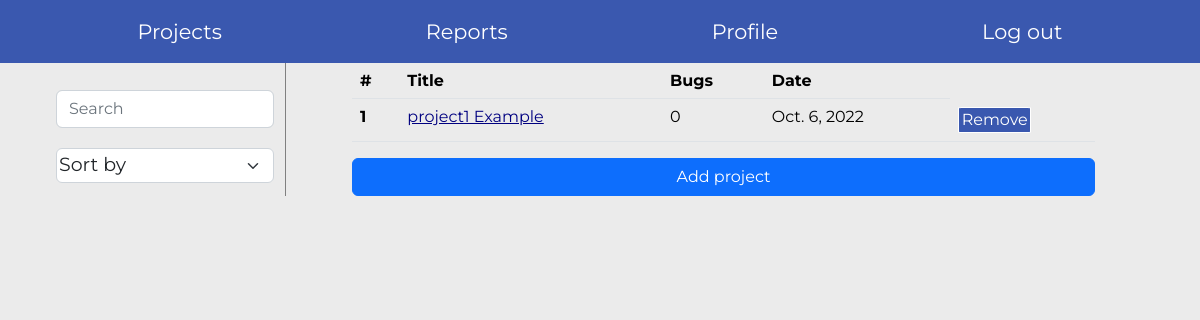
The page /home on the database its author committed.
### project/models.py (models this page shows, shortened)
class project(models.Model):
	name = models.CharField(max_length = 40)
	date_added = models.DateField()
	bugs_count = models.IntegerField()

### project/views.py (the view, shortened to what this page needs)
# urls.py: path('home',home , name="home"),
def home(request):
	projects = project.objects.all();
	context = {"projects":projects}
	return render(request , "home.html" , context)

### templates/home.html (shortened to what this page needs)
{% extends "base.html" %}
{% load static %}
{% block css_files %}
<link rel="stylesheet" href="{% static 'bootstrap.min.css' %}">
<link rel="stylesheet" href="{% static 'base.css' %}">
<link rel="stylesheet" href="{% static 'home.css' %}">
{% endblock %}
{% block content %}
<div class="container" id="home_body">
	<div  id="filters">
		<div class="mt-3">
			<div class="mb-3">
				<input type="text" class="form-control" id="search_input" placeholder="Search" aria-describedby="text">
			</div>
		</div>
		<div>
			<div>
				<select class="form-select" id="sort_select" aria-label="Default select example">
					<option >Sort by</option>
				</select>
			</div>
		</div>
	</div>
	<div id="results">
		<table class="table">
			<thead>
				<tr>
					<th scope="col">#</th>
					<th scope="col">Title</th>
					<th scope="col">Bugs</th>
					<th scope="col">Date</th>
				</tr>
			</thead>
			<tbody id="table_body">
				{% for project in projects %}
				<tr>
					<th scope="row"> {{ forloop.counter }}</th>
					<td><a href="{% url 'home' %}/{{project.id}}" class="a_color">{{ project.name }}</a></td>
					<td>{{ project.bugs_count }}</td>
					<td>{{ project.date_added }}</td>
					<td><button class="remove_project" id="{{ project.id }}" >Remove</button></td>
				</tr>
				{% endfor %}
			</tbody>
		</table>
<button type="button" class="btn btn-primary" id="add_project" data-bs-toggle="modal" data-bs-target="#exampleModal">
  Add project
</button>
	</div>
</div>
{% endblock %}

### static/base.css (style rules this page uses)
* { margin: 0; padding: 0; font-family: 'Merriweather Sans', sans-serif !important; font-family: 'Montserrat', sans-serif !important; color: black; }
.a_color { color: #000080 !important; }
button { color: white !important; background-color: #3A58AF; border: solid white 1px; padding: 2%; border-radius: 5%; }
a { color: white !important; cursor: pointer; }

### static/home.css (style rules this page uses)
* { margin: 0; padding: 0; font-family: 'Merriweather Sans', sans-serif; font-family: 'Montserrat', sans-serif; color: black; }
#sort_select { margin-top: 20px; padding: 2px; font-size: 19px; }
tr { align-items: center; }
#home_body { width: 100%; display: flex; justify-content: space-around; }
#filters { padding: 1%; border-right: solid grey 1px; }
#results { width: 66.6%; display: flex ; flex-direction: column; jusify-content: center; }
body { background-color: #EBEBEB; }

### rows shown on the page
project: name "project1 Example", bugs_count "0", date_added "Oct. 6, 2022"
